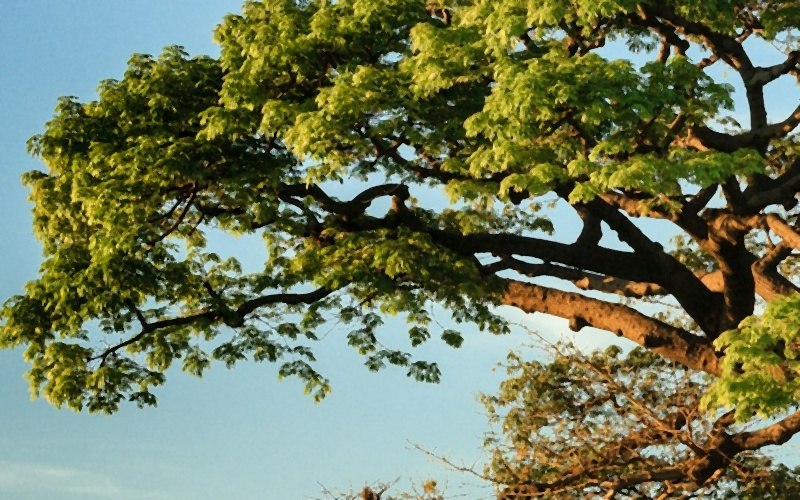
#> input picture opencv_tutorial/images/median_blurred_img.jpg, 800 x 500 px, found by its file name
$ python 3.sharpening.py
#> lines starting #> are read from the running program, lines starting #| are printed output that depends on the picture
import cv2
import numpy as np
img = cv2.imread("images/median_blurred_img.jpg")
#> img is the input picture: shape (500, 800, 3); mean B, G, R 89.2, 120.4, 110.7

sample_kernel = np.array([
    [0 , -1 , 0],
    [-1 , 5 , -1],
    [0 , -1 , 0]

])

sharpened = cv2.filter2D(img , ddepth=-1 , kernel = sample_kernel)
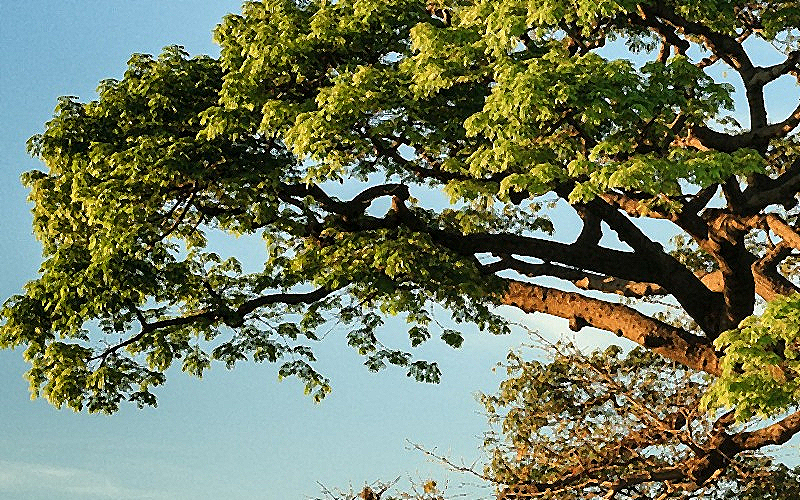
#> sharpened: shape (500, 800, 3); mean B, G, R 94.7, 121.4, 111.9

cv2.imshow("Original" , img)
cv2.imshow("Sharpened",sharpened)
cv2.imwrite("images/sharpened_img.jpg" , sharpened)
cv2.waitKey(0)
cv2.destroyAllWindows()
